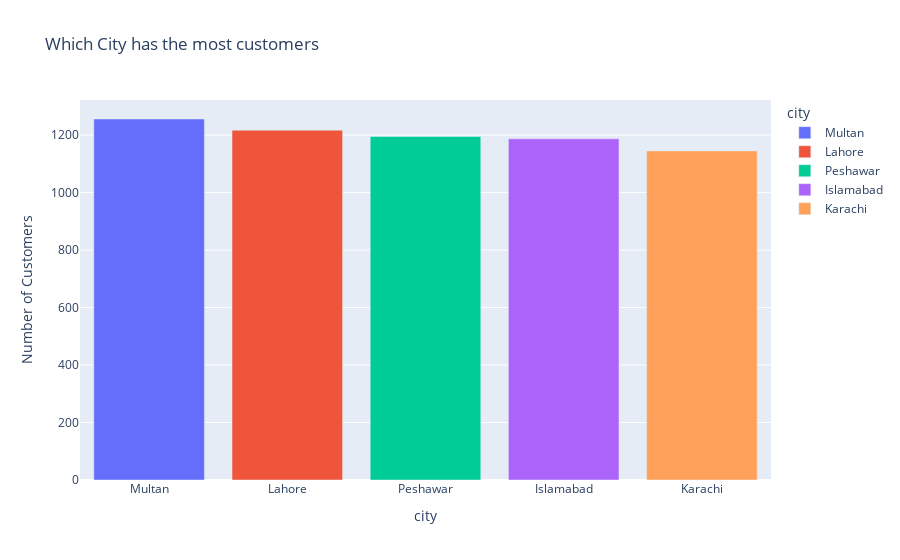

The notebook cell this image was saved under:
### Code cell
# Which city has the most customers?
city_count = df['city'].value_counts().reset_index()
fig = px.bar(city_count, x = df['city'].value_counts().index,
              y = df['city'].value_counts().values,
              title='Which City has the most customers', color='city', 
              labels={'x':'City', 'y':'Number of Customers'})
fig.show()

### Figure 1 — Plotly figure (JSON) as saved in the notebook; plotly's stock layout.template omitted (floating-point values rounded to 4 significant figures)
{"data": [{"hovertemplate": "city=%{x}<br>Number of Customers=%{y}<extra></extra>", "legendgroup": "Multan", "marker": {"color": "#636efa", "pattern": {"shape": ""}}, "name": "Multan", "orientation": "v", "showlegend": true, "textposition": "auto", "type": "bar", "x": ["Multan"], "xaxis": "x", "y": [1256], "yaxis": "y"}, {"hovertemplate": "city=%{x}<br>Number of Customers=%{y}<extra></extra>", "legendgroup": "Lahore", "marker": {"color": "#EF553B", "pattern": {"shape": ""}}, "name": "Lahore", "orientation": "v", "showlegend": true, "textposition": "auto", "type": "bar", "x": ["Lahore"], "xaxis": "x", "y": [1217], "yaxis": "y"}, {"hovertemplate": "city=%{x}<br>Number of Customers=%{y}<extra></extra>", "legendgroup": "Peshawar", "marker": {"color": "#00cc96", "pattern": {"shape": ""}}, "name": "Peshawar", "orientation": "v", "showlegend": true, "textposition": "auto", "type": "bar", "x": ["Peshawar"], "xaxis": "x", "y": [1195], "yaxis": "y"}, {"hovertemplate": "city=%{x}<br>Number of Customers=%{y}<extra></extra>", "legendgroup": "Islamabad", "marker": {"color": "#ab63fa", "pattern": {"shape": ""}}, "name": "Islamabad", "orientation": "v", "showlegend": true, "textposition": "auto", "type": "bar", "x": ["Islamabad"], "xaxis": "x", "y": [1187], "yaxis": "y"}, {"hovertemplate": "city=%{x}<br>Number of Customers=%{y}<extra></extra>", "legendgroup": "Karachi", "marker": {"color": "#FFA15A", "pattern": {"shape": ""}}, "name": "Karachi", "orientation": "v", "showlegend": true, "textposition": "auto", "type": "bar", "x": ["Karachi"], "xaxis": "x", "y": [1145], "yaxis": "y"}], "layout": {"barmode": "relative", "legend": {"title": {"text": "city"}, "tracegroupgap": 0}, "title": {"text": "Which City has the most customers"}, "xaxis": {"anchor": "y", "categoryarray": ["Multan", "Lahore", "Peshawar", "Islamabad", "Karachi"], "categoryorder": "array", "domain": [0, 1], "title": {"text": "city"}}, "yaxis": {"anchor": "x", "domain": [0, 1], "title": {"text": "Number of Customers"}}}}
